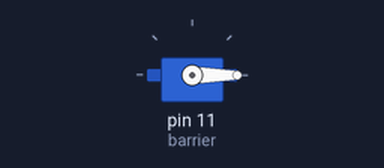
Recording of a sketch running on a simulated Arduino Uno, built with avr-gcc and run on an emulated ATmega328P. Shown: servo.

Above: at 0.05 s.
Timing chart, 0 to 4.6 s (numbered marks = the images above):
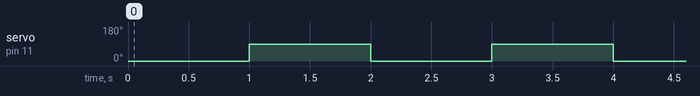

Measured:
- by itself, servo on pin 11 (barrier): alternates 90° for 1.0 s and 0° for 1.0 s

The sketch:

test-code.ino
```cpp
#include <Servo.h>
Servo barrier;
void setup() { barrier.attach(11); }
void loop() {
barrier.write(0); delay(1000);
barrier.write(90); delay(1000);
}
```
